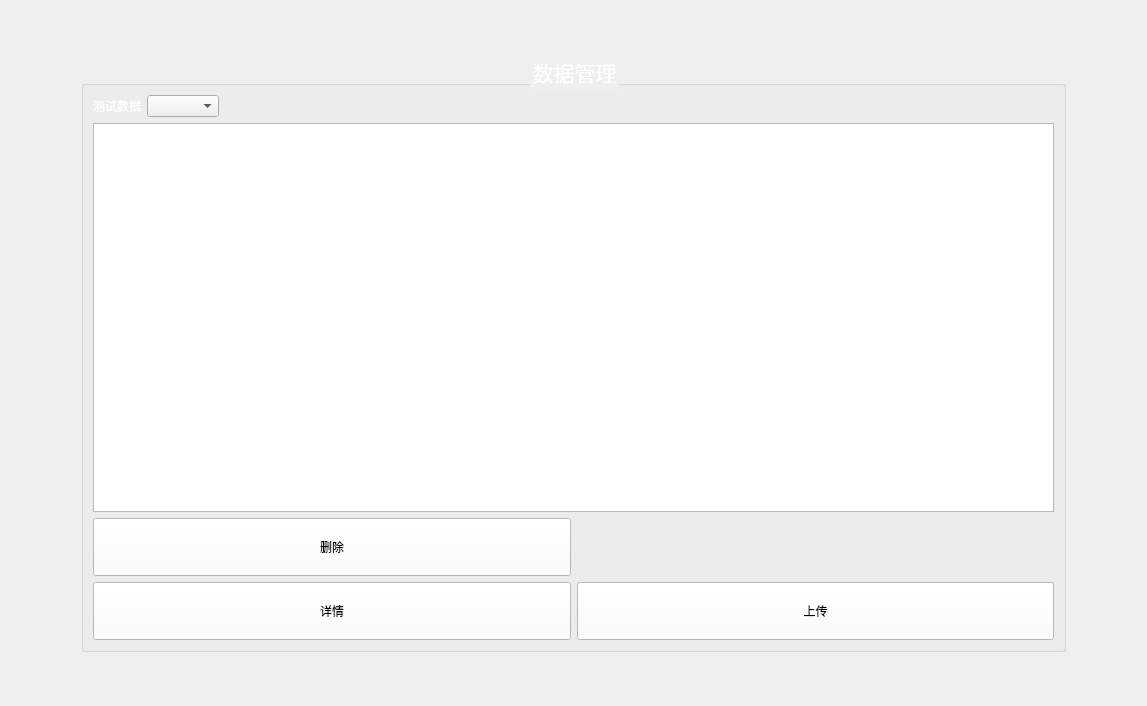
<?xml version="1.0" encoding="UTF-8"?>
<ui version="4.0">
 <class>Data</class>
 <widget class="QWidget" name="Data">
  <property name="geometry">
   <rect>
    <x>0</x>
    <y>0</y>
    <width>1147</width>
    <height>706</height>
   </rect>
  </property>
  <property name="windowTitle">
   <string>Form</string>
  </property>
  <layout class="QGridLayout" name="gridLayout" rowstretch="1,14,1" columnstretch="1,14,1">
   <item row="0" column="1">
    <spacer name="verticalSpacer">
     <property name="orientation">
      <enum>Qt::Vertical</enum>
     </property>
     <property name="sizeHint" stdset="0">
      <size>
       <width>20</width>
       <height>39</height>
      </size>
     </property>
    </spacer>
   </item>
   <item row="1" column="0">
    <spacer name="horizontalSpacer">
     <property name="orientation">
      <enum>Qt::Horizontal</enum>
     </property>
     <property name="sizeHint" stdset="0">
      <size>
       <width>67</width>
       <height>20</height>
      </size>
     </property>
    </spacer>
   </item>
   <item row="1" column="2">
    <spacer name="horizontalSpacer_2">
     <property name="orientation">
      <enum>Qt::Horizontal</enum>
     </property>
     <property name="sizeHint" stdset="0">
      <size>
       <width>67</width>
       <height>20</height>
      </size>
     </property>
    </spacer>
   </item>
   <item row="2" column="1">
    <spacer name="verticalSpacer_2">
     <property name="orientation">
      <enum>Qt::Vertical</enum>
     </property>
     <property name="sizeHint" stdset="0">
      <size>
       <width>20</width>
       <height>39</height>
      </size>
     </property>
    </spacer>
   </item>
   <item row="1" column="1">
    <widget class="QGroupBox" name="groupBox">
     <property name="font">
      <font>
       <family>Calibri</family>
       <pointsize>16</pointsize>
       <weight>9</weight>
       <italic>false</italic>
       <bold>false</bold>
      </font>
     </property>
     <property name="styleSheet">
      <string notr="true">*{
font: 75 16pt &quot;Calibri&quot;;

}
QLabel{
color: rgb(255, 255, 255);
}
QLineEdit,QSpinBox,QDoubleSpinBox{
width: 150px;
height: 40px;

}
QPushButton{
width:150px;
height:50px;
color: rgb(0, 0, 0);
	background-color: rgb(255, 255, 255);
}
QGroupBox{
color: rgb(255, 255, 255);
}</string>
     </property>
     <property name="title">
      <string>数据管理</string>
     </property>
     <property name="alignment">
      <set>Qt::AlignCenter</set>
     </property>
     <layout class="QGridLayout" name="gridLayout_2">
      <item row="0" column="0" colspan="2">
       <layout class="QHBoxLayout" name="horizontalLayout">
        <item>
         <widget class="QLabel" name="label">
          <property name="text">
           <string>测试数据</string>
          </property>
         </widget>
        </item>
        <item>
         <widget class="QComboBox" name="comboBox"/>
        </item>
        <item>
         <spacer name="horizontalSpacer_3">
          <property name="orientation">
           <enum>Qt::Horizontal</enum>
          </property>
          <property name="sizeHint" stdset="0">
           <size>
            <width>40</width>
            <height>20</height>
           </size>
          </property>
         </spacer>
        </item>
       </layout>
      </item>
      <item row="1" column="0" colspan="2">
       <widget class="QTableView" name="tableView">
        <property name="verticalScrollBarPolicy">
         <enum>Qt::ScrollBarAsNeeded</enum>
        </property>
        <property name="horizontalScrollBarPolicy">
         <enum>Qt::ScrollBarAlwaysOff</enum>
        </property>
        <property name="sizeAdjustPolicy">
         <enum>QAbstractScrollArea::AdjustToContents</enum>
        </property>
       </widget>
      </item>
      <item row="3" column="1">
       <widget class="QPushButton" name="pushButton_3">
        <property name="text">
         <string>上传</string>
        </property>
       </widget>
      </item>
      <item row="3" column="0">
       <widget class="QPushButton" name="pushButton_2">
        <property name="text">
         <string>详情</string>
        </property>
       </widget>
      </item>
      <item row="2" column="0">
       <widget class="QPushButton" name="pushButton">
        <property name="text">
         <string>删除</string>
        </property>
       </widget>
      </item>
     </layout>
    </widget>
   </item>
  </layout>
 </widget>
 <resources/>
 <connections/>
</ui>
